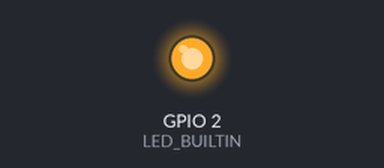
The sketch below on a simulated ESP8266 (NodeMCU). Parts: output pins drawn as LEDs (lit = HIGH, except the on-board LED, lit = LOW). WiFi joins after 1.5 s; servers stay silent unless stated; random numbers use the default seed unless the sketch sets one; no MQTT or app messages arrive unless stated; what the sketch prints to the serial monitor is not drawn.

Above: at 0.1 s.
At 1.6 s:
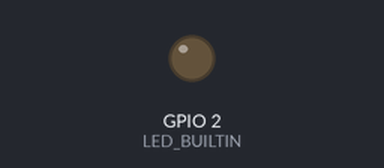
Timing chart, 0 to 3.1 s (numbered marks = the images above):
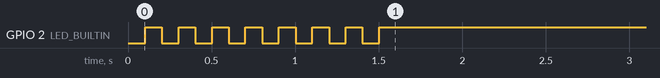

The sketch:

node_mcu_pub_ibm.ino
```cpp
#include <ESP8266WiFi.h>
#include <PubSubClient.h>
#include <ArduinoJson.h>

/*
 * connect to local wifi router
*/
const char* ssid="xxxx";//wifi ssid
const char* password="xxxx";//wifi password

#define ORG "xxxx"
#define DEVICE_TYPE "xxxx"
#define DEVICE_ID "xxxx"
#define TOKEN "xxxx"

char server[]=ORG".messaging.internetofthings.ibmcloud.com";
char pubtopic[] = "iot-2/evt/temperature/fmt/json";
char username[]="use-token-auth";
char passwd[]=TOKEN;
char clientid[]="d:" ORG ":" DEVICE_TYPE ":" DEVICE_ID;

WiFiClient wifiClient;
PubSubClient client(server,1883,NULL,wifiClient);

void setup() {
  Serial.begin(9600);
  Serial.println();
  pinMode(LED_BUILTIN,OUTPUT);
  Serial.println("IBM Watson IoT NodeMCU practicle");
//----------------------------------------SET UP WIFI CONNECTION--------------------------------------
  Serial.print("connecting to ssid:");
  Serial.print(ssid);
  WiFi.begin(ssid, password);
  while (WiFi.status() != WL_CONNECTED) {
      digitalWrite(LED_BUILTIN, LOW);
      delay(100);
      Serial.print(".");
      digitalWrite(LED_BUILTIN, HIGH);    // turn the LED off
      delay(100);
  }
 Serial.print("\nWiFi connected, IP address: ");
 Serial.println(WiFi.localIP());
//---------------------------------------CONNECT TO IBM IOT SERVER------------------------------------
 Serial.print("connecting to ssid:");
 Serial.print(server);
  while(!client.connect(clientid,username,passwd)){
    Serial.print(".");
    delay(500);
  }
 Serial.print("\nconnceted to:");
 Serial.println(server);
//----------------------------------------------------------------------------------------------------
}

void loop() {
  String temp_data="{\"temp\":"+String(random(0,50))+"}";
  Serial.println(temp_data);
  if (!client.publish(pubtopic,(char*) temp_data.c_str())){
    Serial.print("failed!!!");
  }
  delay(1000);
}
```
